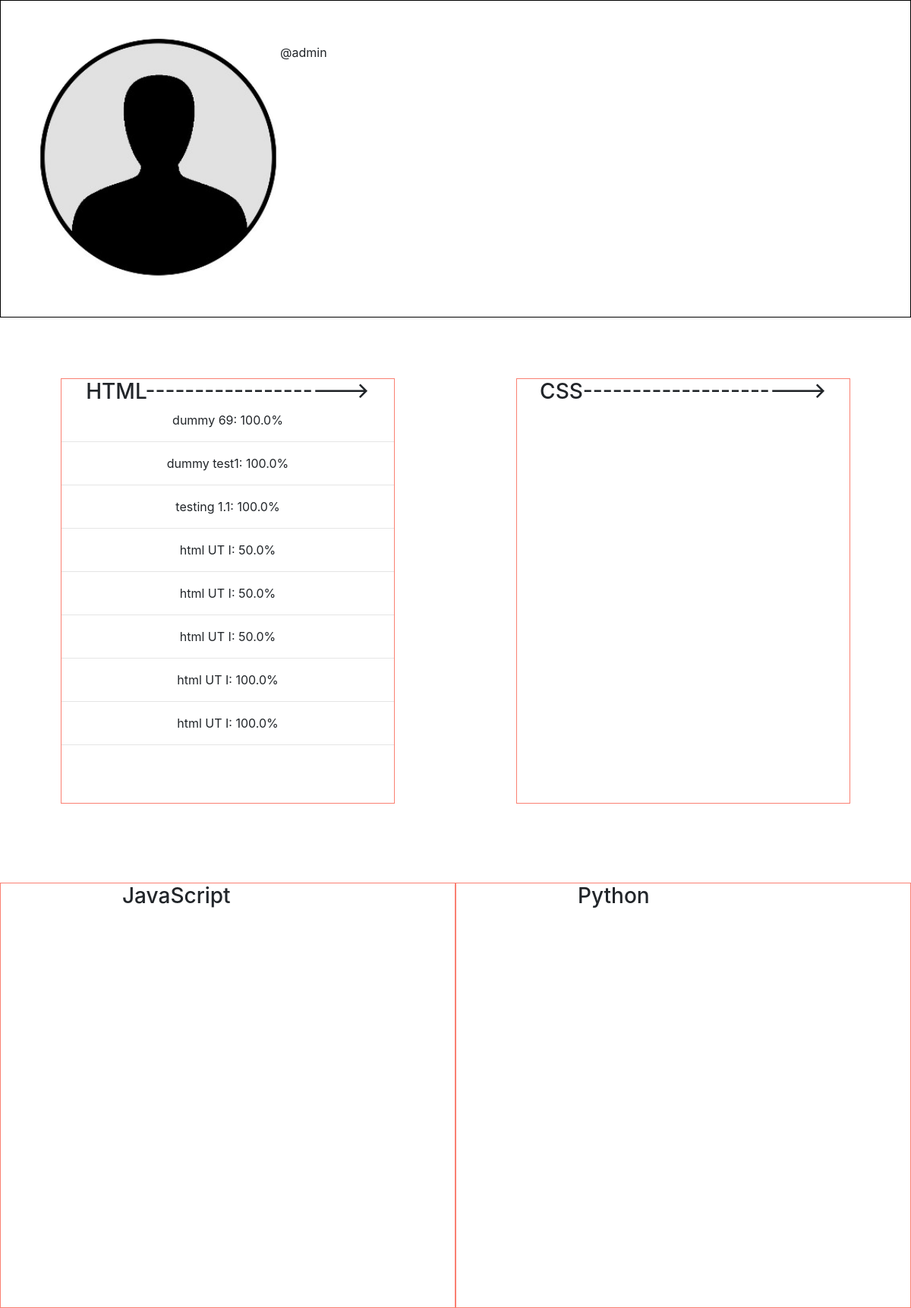
The page /user/profile/ (signed in) on the database its author committed.
### users/models.py (models this page shows, shortened)
class Profile(models.Model):
    user = models.OneToOneField(User, on_delete=models.CASCADE)
    image = models.ImageField(default='default.jpg', upload_to='profile_pics')
    is_teacher = models.BooleanField(default=False)
    is_student = models.BooleanField(default=True)

### exam/models.py (models this page shows, shortened)
class Result(models.Model):
    exam = models.ForeignKey(Exam, on_delete=models.CASCADE)
    user = models.ForeignKey(User, on_delete=models.CASCADE)
    score = models.FloatField()

class Exam(models.Model):
    name = models.CharField(max_length=120)
    subject = models.ForeignKey(Subject, on_delete=models.CASCADE)
    number_of_questions = models.IntegerField(default=10)
    required_score_pass =models.IntegerField(default=40,)
    time = models.IntegerField(help_text="duration of test in minutes")

### users/views.py (the view)
# urls.py: path('profile/', views.profile, name='profile')
def profile(request):
    user = request.user
    result = Result.objects.filter(user = user)
    context={
        'user':user,
        'result':result
    }
    return render(request, 'users/profile.html', context)

### users/templates/users/profile.html (shortened to what this page needs)
{% load static %}
<!doctype html>
<html lang="en">
  <head>
    <link rel="stylesheet" href="{% static 'classroom/profile.css' %}">
    <link rel="stylesheet" href="https://stackpath.bootstrapcdn.com/bootstrap/4.3.1/css/bootstrap.min.css">
  </head>
  <body>
<main>
<div class='main'>
<div class="user-info">
  <div class="profile-pic">
    <img class="img-fluid" src="{{user.profile.image.url}}" alt="notfound">
  </div>
  <div class="user-info-items">
    <p>@{{user}}</p>
  </div>
</div>
  <div class="result-div-1 vertical-scrollable">
    <div class="sub-html">
      <h3>HTML-------------------->
      </h3>
      {% for r in result %}
      {% if r.exam.subject.name == 'html' %}
      <p>{{r.exam.name}}: {{r.score}}%</p>
      <hr>
      {% endif %}
      {% endfor %}
    </div>
    <div class="sub-css">
      <h3>CSS----------------------></h3>
    </div>
  </div>
  <br>
  <div class="result-div-2">
    <div class="sub-javascript">
      <h3>JavaScript</h3>
    </div>
    <div class="sub-python">
      <h3>Python</h3>
    </div>
  </div>
</div>
</main>
  </body>
</html>

### classroom/static/classroom/profile.css (style rules this page uses)
.user-info { border: 1px solid black; display: flex; padding: 3rem; }
.profile-pic img { height: 20rem; width: 20rem; border-radius: 50%; }
.result-div-1 { display: flex; }
.result-div-1 div { border: 1px solid salmon; height: 70vh; width: 50%; padding-left: 0rem; padding-right: 0rem; margin: 5rem; text-align: center; overflow-y: scroll; }
.result-div-2 div { border: 1px solid salmon; height: 70vh; width: 50%; padding-left: 10rem; padding-right: 10rem; }
.result-div-2 { display: flex; }

### rows shown on the page
Result: exam.name "dummy 69", score "100.0"
Result: exam.name "dummy test1", score "100.0"
Result: exam.name "testing 1.1", score "100.0"
Result: exam.name "html UT I", score "50.0"
Result: exam.name "html UT I", score "50.0"
Result: exam.name "html UT I", score "50.0"
Result: exam.name "html UT I", score "100.0"
Result: exam.name "html UT I", score "100.0"

### other values the page prints
{{ user }} "admin"
